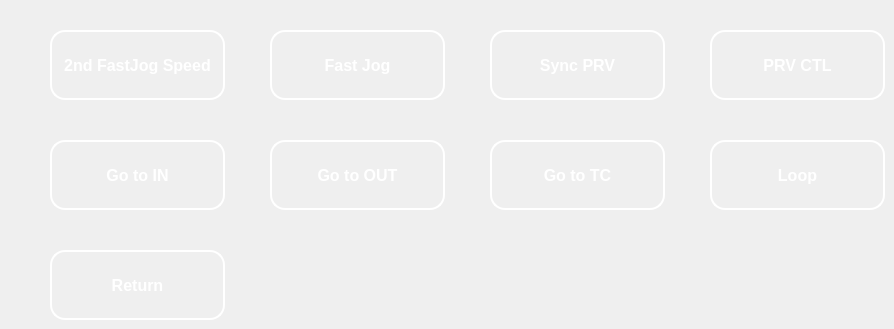
                  <widget class="QWidget" name="page_control">
                   <widget class="QPushButton" name="control_loop">
                    <property name="geometry">
                     <rect>
                      <x>710</x>
                      <y>140</y>
                      <width>175</width>
                      <height>70</height>
                     </rect>
                    </property>
                    <property name="layoutDirection">
                     <enum>Qt::RightToLeft</enum>
                    </property>
                    <property name="styleSheet">
                     <string notr="true">QPushButton {
    font-family: &quot;Arial&quot;;    /* Cambia la fuente */
    font-size: 16px;         /* Tamaño del texto */
    font-weight: bold;       /* Negrita */    
    color: white;				 /* Color del texto */
	padding: 10px;           
    border-radius: 15px;
	border: 2px solid rgba(255,255,255,255);  /* Borde blanco con transparencia */
}

QPushButton:hover {
	background-color: rgba(0,150,250,50);
}

QPushButton:pressed {
    background-color: rgba(0,150,250,50);
}



</string>
                    </property>
                    <property name="text">
                     <string>Loop</string>
                    </property>
                   </widget>
                   <widget class="QPushButton" name="control_prv_ctl">
                    <property name="geometry">
                     <rect>
                      <x>710</x>
                      <y>30</y>
                      <width>175</width>
                      <height>70</height>
                     </rect>
                    </property>
                    <property name="styleSheet">
                     <string notr="true">QPushButton {
    font-family: &quot;Arial&quot;;    /* Cambia la fuente */
    font-size: 16px;         /* Tamaño del texto */
    font-weight: bold;       /* Negrita */    
    color: white;				 /* Color del texto */
	padding: 10px;           
    border-radius: 15px;
	border: 2px solid rgba(255,255,255,255);  /* Borde blanco con transparencia */
}

QPushButton:hover {
	background-color: rgba(0,150,250,50);
}

QPushButton:pressed {
    background-color: rgba(0,150,250,50);
}



</string>
                    </property>
                    <property name="text">
                     <string>PRV CTL</string>
                    </property>
                   </widget>
                   <widget class="QPushButton" name="control_syncprv">
                    <property name="geometry">
                     <rect>
                      <x>490</x>
                      <y>30</y>
                      <width>175</width>
                      <height>70</height>
                     </rect>
                    </property>
                    <property name="styleSheet">
                     <string notr="true">QPushButton {
    font-family: &quot;Arial&quot;;    /* Cambia la fuente */
    font-size: 16px;         /* Tamaño del texto */
    font-weight: bold;       /* Negrita */    
    color: white;				 /* Color del texto */
	padding: 10px;           
    border-radius: 15px;
	border: 2px solid rgba(255,255,255,255);  /* Borde blanco con transparencia */
}

QPushButton:hover {
	background-color: rgba(0,150,250,50);
}

QPushButton:pressed {
    background-color: rgba(0,150,250,50);
}



</string>
                    </property>
                    <property name="text">
                     <string>Sync PRV</string>
                    </property>
                   </widget>
                   <widget class="QPushButton" name="control_fast_jog">
                    <property name="geometry">
                     <rect>
                      <x>270</x>
                      <y>30</y>
                      <width>175</width>
                      <height>70</height>
                     </rect>
                    </property>
                    <property name="layoutDirection">
                     <enum>Qt::RightToLeft</enum>
                    </property>
                    <property name="autoFillBackground">
                     <bool>false</bool>
                    </property>
                    <property name="styleSheet">
                     <string notr="true">QPushButton {
    font-family: &quot;Arial&quot;;    /* Cambia la fuente */
    font-size: 16px;         /* Tamaño del texto */
    font-weight: bold;       /* Negrita */    
    color: white;				 /* Color del texto */
	padding: 10px;           
    border-radius: 15px;
	border: 2px solid rgba(255,255,255,255);  /* Borde blanco con transparencia */
    qproperty-iconAlignment: right;


}

QPushButton:hover {
	background-color: rgba(0,150,250,50);
}

QPushButton:pressed {
    background-color: rgba(0,150,250,50);
}



</string>
                    </property>
                    <property name="text">
                     <string>Fast Jog</string>
                    </property>
                   </widget>
                   <widget class="QPushButton" name="control_gotoout">
                    <property name="geometry">
                     <rect>
                      <x>270</x>
                      <y>140</y>
                      <width>175</width>
                      <height>70</height>
                     </rect>
                    </property>
                    <property name="styleSheet">
                     <string notr="true">QPushButton {
    font-family: &quot;Arial&quot;;    /* Cambia la fuente */
    font-size: 16px;         /* Tamaño del texto */
    font-weight: bold;       /* Negrita */    
    color: white;				 /* Color del texto */
	padding: 10px;           
    border-radius: 15px;
	border: 2px solid rgba(255,255,255,255);  /* Borde blanco con transparencia */
}

QPushButton:hover {
	background-color: rgba(0,150,250,50);
}

QPushButton:pressed {
    background-color: rgba(0,150,250,50);
}



</string>
                    </property>
                    <property name="text">
                     <string>Go to OUT</string>
                    </property>
                   </widget>
                   <widget class="QPushButton" name="control_gotoin">
                    <property name="geometry">
                     <rect>
                      <x>50</x>
                      <y>140</y>
                      <width>175</width>
                      <height>70</height>
                     </rect>
                    </property>
                    <property name="styleSheet">
                     <string notr="true">QPushButton {
    font-family: &quot;Arial&quot;;    /* Cambia la fuente */
    font-size: 16px;         /* Tamaño del texto */
    font-weight: bold;       /* Negrita */    
    color: white;				 /* Color del texto */
	padding: 10px;           
    border-radius: 15px;
	border: 2px solid rgba(255,255,255,255);  /* Borde blanco con transparencia */
}

QPushButton:hover {
	background-color: rgba(0,150,250,50);
}

QPushButton:pressed {
    background-color: rgba(0,150,250,50);
}



</string>
                    </property>
                    <property name="text">
                     <string>Go to IN</string>
                    </property>
                   </widget>
                   <widget class="QPushButton" name="control_gototc">
                    <property name="geometry">
                     <rect>
                      <x>490</x>
                      <y>140</y>
                      <width>175</width>
                      <height>70</height>
                     </rect>
                    </property>
                    <property name="styleSheet">
                     <string notr="true">QPushButton {
    font-family: &quot;Arial&quot;;    /* Cambia la fuente */
    font-size: 16px;         /* Tamaño del texto */
    font-weight: bold;       /* Negrita */    
    color: white;				 /* Color del texto */
	padding: 10px;           
    border-radius: 15px;
	border: 2px solid rgba(255,255,255,255);  /* Borde blanco con transparencia */
}

QPushButton:hover {
	background-color: rgba(0,150,250,50);
}

QPushButton:pressed {
    background-color: rgba(0,150,250,50);
}



</string>
                    </property>
                    <property name="text">
                     <string>Go to TC</string>
                    </property>
                   </widget>
                   <widget class="QPushButton" name="control_2ndfastjog">
                    <property name="geometry">
                     <rect>
                      <x>50</x>
                      <y>30</y>
                      <width>175</width>
                      <height>70</height>
                     </rect>
                    </property>
                    <property name="styleSheet">
                     <string notr="true">QPushButton {
    font-family: &quot;Arial&quot;;    /* Cambia la fuente */
    font-size: 16px;         /* Tamaño del texto */
    font-weight: bold;       /* Negrita */    
    color: white;				 /* Color del texto */
	padding: 10px;           
    border-radius: 15px;
	border: 2px solid rgba(255,255,255,255);  /* Borde blanco con transparencia */
}

QPushButton:hover {
	background-color: rgba(0,150,250,50);
}

QPushButton:pressed {
    background-color: rgba(0,150,250,50);
}



</string>
                    </property>
                    <property name="text">
                     <string>2nd FastJog Speed</string>
                    </property>
                   </widget>
                   <widget class="QPushButton" name="control_return">
                    <property name="geometry">
                     <rect>
                      <x>50</x>
                      <y>250</y>
                      <width>175</width>
                      <height>70</height>
                     </rect>
                    </property>
                    <property name="styleSheet">
                     <string notr="true">QPushButton {
    font-family: &quot;Arial&quot;;    /* Cambia la fuente */
    font-size: 16px;         /* Tamaño del texto */
    font-weight: bold;       /* Negrita */    
    color: white;				 /* Color del texto */
	padding: 10px;           
    border-radius: 15px;
	border: 2px solid rgba(255,255,255,255);  /* Borde blanco con transparencia */
}

QPushButton:hover {
	background-color: rgba(0,150,250,50);
}

QPushButton:pressed {
    background-color: rgba(0,150,250,50);
}



</string>
                    </property>
                    <property name="text">
                     <string>Return</string>
                    </property>
                   </widget>
                  </widget>
